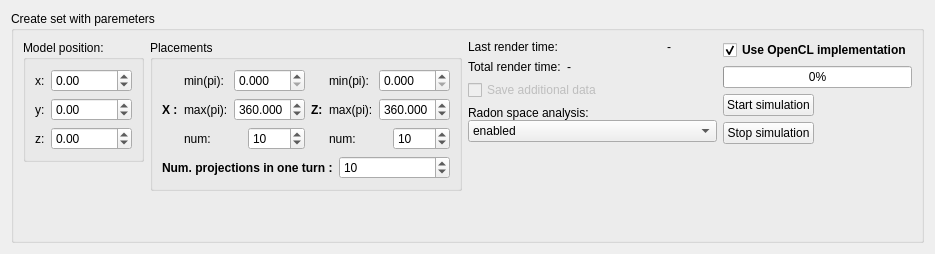
              <widget class="QWidget" name="tab">
               <attribute name="title">
                <string>Set of renderings</string>
               </attribute>
               <layout class="QGridLayout" name="gridLayout_40">
                <item row="0" column="0">
                 <widget class="QGroupBox" name="groupBox_4">
                  <property name="font">
                   <font>
                    <weight>50</weight>
                    <bold>false</bold>
                   </font>
                  </property>
                  <property name="title">
                   <string>Create set with paremeters</string>
                  </property>
                  <layout class="QHBoxLayout" name="horizontalLayout_82">
                   <item>
                    <layout class="QVBoxLayout" name="verticalLayout_57">
                     <item>
                      <widget class="QGroupBox" name="groupBox_7">
                       <property name="title">
                        <string>Model position:</string>
                       </property>
                       <layout class="QGridLayout" name="gridLayout_5">
                        <item row="0" column="0">
                         <layout class="QHBoxLayout" name="horizontalLayout_14">
                          <item>
                           <widget class="QLabel" name="label_18">
                            <property name="text">
                             <string>x:</string>
                            </property>
                           </widget>
                          </item>
                          <item>
                           <widget class="QDoubleSpinBox" name="sb_posx">
                            <property name="minimum">
                             <double>-10000.000000000000000</double>
                            </property>
                            <property name="maximum">
                             <double>10000.000000000000000</double>
                            </property>
                           </widget>
                          </item>
                         </layout>
                        </item>
                        <item row="1" column="0">
                         <layout class="QHBoxLayout" name="horizontalLayout_22">
                          <item>
                           <widget class="QLabel" name="label_20">
                            <property name="text">
                             <string>y:</string>
                            </property>
                           </widget>
                          </item>
                          <item>
                           <widget class="QDoubleSpinBox" name="sb_posy">
                            <property name="minimum">
                             <double>-10000.000000000000000</double>
                            </property>
                            <property name="maximum">
                             <double>10000.000000000000000</double>
                            </property>
                           </widget>
                          </item>
                         </layout>
                        </item>
                        <item row="2" column="0">
                         <layout class="QHBoxLayout" name="horizontalLayout_23">
                          <item>
                           <widget class="QLabel" name="label_21">
                            <property name="text">
                             <string>z:</string>
                            </property>
                           </widget>
                          </item>
                          <item>
                           <widget class="QDoubleSpinBox" name="sb_posz">
                            <property name="minimum">
                             <double>-10000.000000000000000</double>
                            </property>
                            <property name="maximum">
                             <double>10000.000000000000000</double>
                            </property>
                           </widget>
                          </item>
                         </layout>
                        </item>
                       </layout>
                      </widget>
                     </item>
                     <item>
                      <spacer name="verticalSpacer_19">
                       <property name="orientation">
                        <enum>Qt::Vertical</enum>
                       </property>
                       <property name="sizeHint" stdset="0">
                        <size>
                         <width>20</width>
                         <height>40</height>
                        </size>
                       </property>
                      </spacer>
                     </item>
                    </layout>
                   </item>
                   <item>
                    <layout class="QVBoxLayout" name="verticalLayout_56">
                     <item>
                      <widget class="QGroupBox" name="groupBox_2">
                       <property name="font">
                        <font>
                         
                        </font>
                       </property>
                       <property name="title">
                        <string>Placements</string>
                       </property>
                       <layout class="QGridLayout" name="gridLayout_9">
                        <item row="0" column="0">
                         <layout class="QHBoxLayout" name="horizontalLayout_24">
                          <item>
                           <layout class="QHBoxLayout" name="horizontalLayout_6">
                            <item>
                             <widget class="QLabel" name="TextLabel1">
                              <property name="sizePolicy">
                               <sizepolicy hsizetype="Maximum" vsizetype="Preferred">
                                <horstretch>0</horstretch>
                                <verstretch>0</verstretch>
                               </sizepolicy>
                              </property>
                              <property name="font">
                               <font>
                                <weight>75</weight>
                                <bold>true</bold>
                               </font>
                              </property>
                              <property name="text">
                               <string>X :</string>
                              </property>
                              <property name="wordWrap">
                               <bool>false</bool>
                              </property>
                             </widget>
                            </item>
                            <item>
                             <layout class="QVBoxLayout" name="verticalLayout">
                              <item>
                               <layout class="QHBoxLayout" name="horizontalLayout_3">
                                <item>
                                 <widget class="QLabel" name="label_4">
                                  <property name="text">
                                   <string>min(pi):</string>
                                  </property>
                                 </widget>
                                </item>
                                <item>
                                 <widget class="QDoubleSpinBox" name="sb_min_x">
                                  <property name="decimals">
                                   <number>3</number>
                                  </property>
                                  <property name="minimum">
                                   <double>0.000000000000000</double>
                                  </property>
                                  <property name="maximum">
                                   <double>540.000000000000000</double>
                                  </property>
                                 </widget>
                                </item>
                               </layout>
                              </item>
                              <item>
                               <layout class="QHBoxLayout" name="horizontalLayout_4">
                                <item>
                                 <widget class="QLabel" name="label_5">
                                  <property name="text">
                                   <string>max(pi):</string>
                                  </property>
                                 </widget>
                                </item>
                                <item>
                                 <widget class="QDoubleSpinBox" name="sb_max_x">
                                  <property name="decimals">
                                   <number>3</number>
                                  </property>
                                  <property name="maximum">
                                   <double>540.000000000000000</double>
                                  </property>
                                  <property name="value">
                                   <double>360.000000000000000</double>
                                  </property>
                                 </widget>
                                </item>
                               </layout>
                              </item>
                              <item>
                               <layout class="QHBoxLayout" name="horizontalLayout_5">
                                <item>
                                 <widget class="QLabel" name="label_6">
                                  <property name="text">
                                   <string>num:</string>
                                  </property>
                                 </widget>
                                </item>
                                <item>
                                 <widget class="QSpinBox" name="sb_countX">
                                  <property name="minimum">
                                   <number>1</number>
                                  </property>
                                  <property name="maximum">
                                   <number>999</number>
                                  </property>
                                  <property name="value">
                                   <number>10</number>
                                  </property>
                                 </widget>
                                </item>
                               </layout>
                              </item>
                             </layout>
                            </item>
                           </layout>
                          </item>
                          <item>
                           <layout class="QHBoxLayout" name="horizontalLayout_7">
                            <item>
                             <widget class="QLabel" name="TextLabel1_3">
                              <property name="sizePolicy">
                               <sizepolicy hsizetype="Maximum" vsizetype="Preferred">
                                <horstretch>0</horstretch>
                                <verstretch>0</verstretch>
                               </sizepolicy>
                              </property>
                              <property name="font">
                               <font>
                                <weight>75</weight>
                                <bold>true</bold>
                               </font>
                              </property>
                              <property name="text">
                               <string>Z:</string>
                              </property>
                              <property name="wordWrap">
                               <bool>false</bool>
                              </property>
                             </widget>
                            </item>
                            <item>
                             <layout class="QVBoxLayout" name="verticalLayout_2">
                              <item>
                               <layout class="QHBoxLayout" name="horizontalLayout_8">
                                <item>
                                 <widget class="QLabel" name="label_7">
                                  <property name="text">
                                   <string>min(pi):</string>
                                  </property>
                                 </widget>
                                </item>
                                <item>
                                 <widget class="QDoubleSpinBox" name="sb_min_z">
                                  <property name="decimals">
                                   <number>3</number>
                                  </property>
                                  <property name="maximum">
                                   <double>540.000000000000000</double>
                                  </property>
                                 </widget>
                                </item>
                               </layout>
                              </item>
                              <item>
                               <layout class="QHBoxLayout" name="horizontalLayout_9">
                                <item>
                                 <widget class="QLabel" name="label_8">
                                  <property name="text">
                                   <string>max(pi):</string>
                                  </property>
                                 </widget>
                                </item>
                                <item>
                                 <widget class="QDoubleSpinBox" name="sb_max_z">
                                  <property name="decimals">
                                   <number>3</number>
                                  </property>
                                  <property name="maximum">
                                   <double>540.000000000000000</double>
                                  </property>
                                  <property name="value">
                                   <double>360.000000000000000</double>
                                  </property>
                                 </widget>
                                </item>
                               </layout>
                              </item>
                              <item>
                               <layout class="QHBoxLayout" name="horizontalLayout_10">
                                <item>
                                 <widget class="QLabel" name="label_9">
                                  <property name="text">
                                   <string>num:</string>
                                  </property>
                                 </widget>
                                </item>
                                <item>
                                 <widget class="QSpinBox" name="sb_countZ">
                                  <property name="minimum">
                                   <number>1</number>
                                  </property>
                                  <property name="maximum">
                                   <number>999</number>
                                  </property>
                                  <property name="value">
                                   <number>10</number>
                                  </property>
                                 </widget>
                                </item>
                               </layout>
                              </item>
                             </layout>
                            </item>
                           </layout>
                          </item>
                         </layout>
                        </item>
                        <item row="1" column="0">
                         <layout class="QHBoxLayout" name="horizontalLayout_11">
                          <item>
                           <widget class="QLabel" name="TextLabel1_4">
                            <property name="font">
                             <font>
                              
                              <weight>75</weight>
                              <bold>true</bold>
                             </font>
                            </property>
                            <property name="text">
                             <string>Num. projections in one turn :</string>
                            </property>
                            <property name="wordWrap">
                             <bool>false</bool>
                            </property>
                           </widget>
                          </item>
                          <item>
                           <widget class="QSpinBox" name="sb_numProj">
                            <property name="maximum">
                             <number>999</number>
                            </property>
                            <property name="value">
                             <number>10</number>
                            </property>
                           </widget>
                          </item>
                         </layout>
                        </item>
                       </layout>
                      </widget>
                     </item>
                     <item>
                      <spacer name="verticalSpacer_20">
                       <property name="orientation">
                        <enum>Qt::Vertical</enum>
                       </property>
                       <property name="sizeHint" stdset="0">
                        <size>
                         <width>20</width>
                         <height>40</height>
                        </size>
                       </property>
                      </spacer>
                     </item>
                    </layout>
                   </item>
                   <item>
                    <layout class="QVBoxLayout" name="verticalLayout_55">
                     <item>
                      <layout class="QVBoxLayout" name="verticalLayout_3">
                       <property name="spacing">
                        <number>6</number>
                       </property>
                       <item>
                        <layout class="QHBoxLayout" name="horizontalLayout">
                         <item>
                          <widget class="QLabel" name="label">
                           <property name="text">
                            <string>Last render time:</string>
                           </property>
                          </widget>
                         </item>
                         <item>
                          <widget class="QLabel" name="TimeLabel">
                           <property name="sizePolicy">
                            <sizepolicy hsizetype="Fixed" vsizetype="Fixed">
                             <horstretch>0</horstretch>
                             <verstretch>0</verstretch>
                            </sizepolicy>
                           </property>
                           <property name="minimumSize">
                            <size>
                             <width>50</width>
                             <height>12</height>
                            </size>
                           </property>
                           <property name="text">
                            <string>-</string>
                           </property>
                          </widget>
                         </item>
                        </layout>
                       </item>
                       <item>
                        <layout class="QHBoxLayout" name="horizontalLayout_13">
                         <item>
                          <widget class="QLabel" name="label_10">
                           <property name="minimumSize">
                            <size>
                             <width>50</width>
                             <height>12</height>
                            </size>
                           </property>
                           <property name="text">
                            <string>Total render time:</string>
                           </property>
                          </widget>
                         </item>
                         <item>
                          <widget class="QLabel" name="l_ttime">
                           <property name="sizePolicy">
                            <sizepolicy hsizetype="Fixed" vsizetype="Fixed">
                             <horstretch>0</horstretch>
                             <verstretch>0</verstretch>
                            </sizepolicy>
                           </property>
                           <property name="minimumSize">
                            <size>
                             <width>150</width>
                             <height>12</height>
                            </size>
                           </property>
                           <property name="maximumSize">
                            <size>
                             <width>150</width>
                             <height>16777215</height>
                            </size>
                           </property>
                           <property name="text">
                            <string>-</string>
                           </property>
                          </widget>
                         </item>
                        </layout>
                       </item>
                       <item>
                        <widget class="QCheckBox" name="cb_saveAdditionalData">
                         <property name="enabled">
                          <bool>false</bool>
                         </property>
                         <property name="sizePolicy">
                          <sizepolicy hsizetype="Maximum" vsizetype="Maximum">
                           <horstretch>0</horstretch>
                           <verstretch>0</verstretch>
                          </sizepolicy>
                         </property>
                         <property name="toolTip">
                          <string>Save every ray's data (takes alot of disk space)</string>
                         </property>
                         <property name="statusTip">
                          <string>Save every ray's data (takes alot of disk space)</string>
                         </property>
                         <property name="whatsThis">
                          <string>Save every ray's data (takes alot of disk space)</string>
                         </property>
                         <property name="text">
                          <string>Save additional data</string>
                         </property>
                         <property name="checked">
                          <bool>false</bool>
                         </property>
                        </widget>
                       </item>
                       <item>
                        <layout class="QVBoxLayout" name="verticalLayout_37">
                         <property name="spacing">
                          <number>0</number>
                         </property>
                         <item>
                          <widget class="QLabel" name="label_3">
                           <property name="text">
                            <string>Radon space analysis:</string>
                           </property>
                          </widget>
                         </item>
                         <item>
                          <widget class="QComboBox" name="cb_RadonSA">
                           <property name="currentIndex">
                            <number>1</number>
                           </property>
                           <item>
                            <property name="text">
                             <string>disabled</string>
                            </property>
                           </item>
                           <item>
                            <property name="text">
                             <string>enabled</string>
                            </property>
                           </item>
                           <item>
                            <property name="text">
                             <string>Radon analysis only</string>
                            </property>
                           </item>
                          </widget>
                         </item>
                        </layout>
                       </item>
                      </layout>
                     </item>
                     <item>
                      <spacer name="verticalSpacer_21">
                       <property name="orientation">
                        <enum>Qt::Vertical</enum>
                       </property>
                       <property name="sizeHint" stdset="0">
                        <size>
                         <width>20</width>
                         <height>40</height>
                        </size>
                       </property>
                      </spacer>
                     </item>
                    </layout>
                   </item>
                   <item>
                    <layout class="QVBoxLayout" name="verticalLayout_52">
                     <item>
                      <widget class="QCheckBox" name="cudaEnabled">
                       <property name="font">
                        <font>
                         <weight>75</weight>
                         <bold>true</bold>
                        </font>
                       </property>
                       <property name="text">
                        <string>Use OpenCL implementation</string>
                       </property>
                       <property name="checked">
                        <bool>true</bool>
                       </property>
                      </widget>
                     </item>
                     <item>
                      <widget class="QProgressBar" name="simulationProgress">
                       <property name="value">
                        <number>0</number>
                       </property>
                       <property name="alignment">
                        <set>Qt::AlignCenter</set>
                       </property>
                       <property name="textVisible">
                        <bool>true</bool>
                       </property>
                       <property name="invertedAppearance">
                        <bool>false</bool>
                       </property>
                      </widget>
                     </item>
                     <item>
                      <layout class="QHBoxLayout" name="horizontalLayout_83">
                       <item>
                        <layout class="QVBoxLayout" name="verticalLayout_51">
                         <item>
                          <widget class="QPushButton" name="btnRenderViews">
                           <property name="enabled">
                            <bool>true</bool>
                           </property>
                           <property name="font">
                            <font>
                             <weight>50</weight>
                             <bold>false</bold>
                            </font>
                           </property>
                           <property name="text">
                            <string>Start simulation</string>
                           </property>
                          </widget>
                         </item>
                         <item>
                          <widget class="QPushButton" name="pb_stop">
                           <property name="font">
                            <font>
                             <weight>50</weight>
                             <bold>false</bold>
                            </font>
                           </property>
                           <property name="text">
                            <string>Stop simulation</string>
                           </property>
                          </widget>
                         </item>
                        </layout>
                       </item>
                       <item>
                        <spacer name="horizontalSpacer_17">
                         <property name="orientation">
                          <enum>Qt::Horizontal</enum>
                         </property>
                         <property name="sizeHint" stdset="0">
                          <size>
                           <width>40</width>
                           <height>20</height>
                          </size>
                         </property>
                        </spacer>
                       </item>
                      </layout>
                     </item>
                     <item>
                      <spacer name="verticalSpacer_22">
                       <property name="orientation">
                        <enum>Qt::Vertical</enum>
                       </property>
                       <property name="sizeHint" stdset="0">
                        <size>
                         <width>20</width>
                         <height>40</height>
                        </size>
                       </property>
                      </spacer>
                     </item>
                    </layout>
                   </item>
                  </layout>
                 </widget>
                </item>
               </layout>
              </widget>
